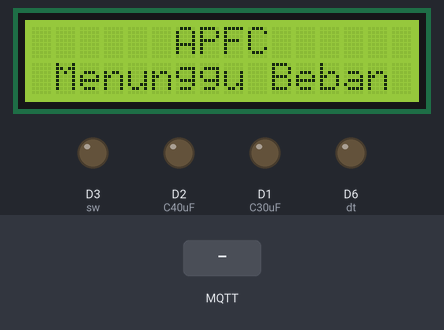
Recording of a sketch running on a simulated ESP8266 (NodeMCU). On the bench: 16×2 character LCD, output pins drawn as LEDs (lit = HIGH). Wiring (inferred from the names in the program): PCF8574 port expander at I2C address 0x20. The test bench sets the inputs (shaded band). WiFi joins after 1.5 s; servers stay silent unless stated; storage starts empty; random numbers use the default seed unless the sketch sets one; no MQTT or app messages arrive unless stated; what the sketch prints to the serial monitor is not drawn.

Above: at 6.0 s.
6.1 s: MQTT message "5" arrives on the first subscribed topic
At 6.6 s:
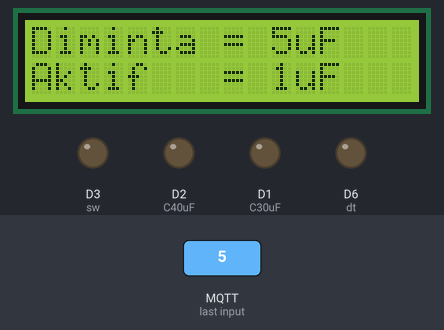
9.1 s: MQTT message "/yusni/data/c/" arrives on the first subscribed topic
At 10.9 s:
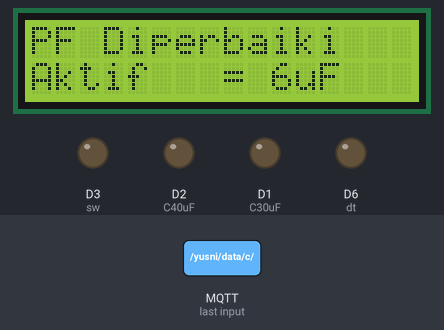
11.2 s: MQTT message "5" arrives on the second subscribed topic
At 11.8 s:
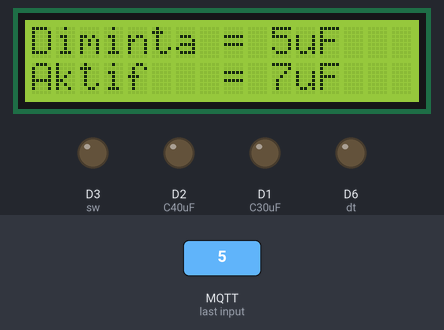
13.4 s: MQTT message "0" arrives on the first subscribed topic
At 14.0 s:
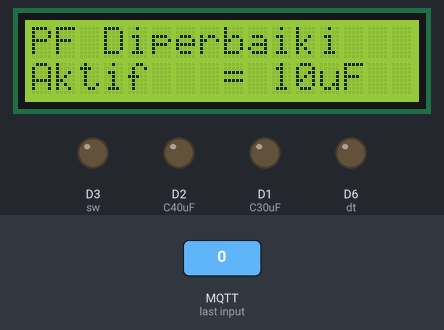
16.4 s: MQTT message "/yusni/data/c/" arrives on the second subscribed topic
Timing chart, 0 to 19.4 s (numbered marks = the images above; inputs shaded):
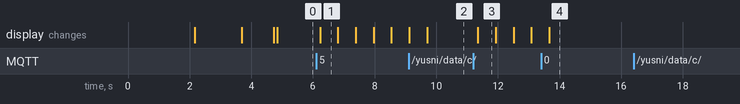

Measured:
- after the input at 16.4 s, every drawn part: stays the same
- what the display in image 1 shows lasts 0.6 s, from 6.2 s to 6.8 s

The sketch:

CapacitorMQTTLCDWiFiManager.ino
```cpp
#include <FS.h>
//#include <SPIFFS.h>
#include <ESP8266WiFi.h>
#include <PubSubClient.h>
#include <DNSServer.h>
#include <ESP8266WebServer.h>
#include <WiFiManager.h>          //https://github.com/tzapu/WiFiManager
#include <ArduinoJson.h>          //https://github.com/bblanchon/ArduinoJson

#include <Wire.h>
#include <LiquidCrystal_PCF8574.h>
#include "PCF8574.h"

WiFiClient wifiClient;
PubSubClient client(wifiClient);


float pf;
int CuF=0;
int a = 0;
char mqtt_server[40];
char mqtt_port[6];
char MQTT_USER[34];
char MQTT_PASSWORD[34];

#define MQTT_SERIAL_PUBLISH_CH "/yusni/kirim/serial/"
#define MQTT_SERIAL_RECEIVER_CH "/yusni/terima/serial/"

#define MQTT_V_PUBLISH_CH "/yusni/data/V/"
#define MQTT_I_PUBLISH_CH "/yusni/data/I/"
#define MQTT_PF_PUBLISH_CH "/yusni/data/PF/"
#define MQTT_P_PUBLISH_CH "/yusni/data/W/"
#define MQTT_DEG_PUBLISH_CH "/yusni/data/SUDUT/"
#define MQTT_S_PUBLISH_CH "/yusni/data/VA/"
#define MQTT_Q_PUBLISH_CH "/yusni/data/VAR/"
#define MQTT_C_PUBLISH_CH "/yusni/data/C/"
#define MQTT_L_PUBLISH_CH "/yusni/data/L/"
#define MQTT_LL_PUBLISH_CH "/yusni/kirim/LAGLEAD/"
#define MQTT_CAKTIF_PUBLISH_CH "/yusni/data/caktif/"

#define CAP 0x20 // alamat i2c
#define LCD 0x27 // alamat i2c
#define C1uF P0
#define C2uF P1
#define C3uF P2
#define C4uF P3
#define C10uF P4
#define C15uF P5
#define C20uF P6
#define C20uF P7
#define C30uF D1
#define C40uF D2
#define sw    D3
#define sda   d4
#define scl   d5
#define dt    D6
#define clk    D7
LiquidCrystal_PCF8574 lcd(LCD);
PCF8574 Cap(CAP);

//flag for saving data
bool shouldSaveConfig = true;
//callback notifying us of the need to save config
void saveConfigCallback () {
  Serial.println("Should save config");
  shouldSaveConfig = true;
}

int c[146]={
0b0000000000,0b0000000001,
0b0000000010,0b0000000100,0b0000001000,0b0000001001,0b0000001010,0b0000001100,0b0000001101,0b0000001110,
0b0000001111,0b0000010001,0b0000010010,0b0000010100,0b0000011000,0b0000100000,0b0000100001,0b0000100010,
0b0000100100,0b0000101000,0b0001000000,0b0001000001,0b0001000010,0b0001000100,0b0001001000,0b0001001001,
0b0001001010,0b0001001100,0b0001001101,0b0001001110,0b0100000000,0b0100000001,0b0100000010,0b0100000100,
0b0100001000,0b0100001001,0b0100001010,0b0100001100,0b0100001101,0b0100001110,0b1000000000,0b1000000001,
0b1000000010,0b1000000100,0b1000001000,0b1000001001,0b1000001010,0b1000001100,0b1000001101,0b1000001110,
0b1000010000,0b1000010001,0b1000010010,0b1000010100,0b1000011000,0b1000011001,0b1000011010,0b1000011100,
0b1000011101,0b1000011110,0b1010000000,0b1010000001,0b1010000010,0b1010000100,0b1010001000,0b1010001001,
0b1010001010,0b1010001100,0b1010001101,0b1010001110,0b1100000000,0b1100000001,0b1100000010,0b1100000100,
0b1100001000,0b1100001001,0b1100001010,0b1100001100,0b1100001101,0b1100001110,0b1011000000,0b1011000001,
0b1011000010,0b1011000100,0b1011001000,0b1011001001,0b1011001010,0b1011001100,0b1011001101,0b1011001110,
0b1110000000,0b1110000001,0b1110000010,0b1110000100,0b1110001000,0b1110001001,0b1110001010,0b1110001100,
0b1110001101,0b1110001110,0b1110010000,0b1110010001,0b1110010010,0b1110010100,0b1110011000,0b1110011001,
0b1110011010,0b1110011100,0b1110011101,0b1110011110,0b1111000000,0b1111000001,0b1111000010,0b1111000100,
0b1111001000,0b1111001001,0b1111001010,0b1111001100,0b1111001101,0b1111001110,0b1111010000,0b1111010001,
0b1111010010,0b1111010100,0b1111011000,0b1111011001,0b1111011010,0b1111011100,0b1111011101,0b1111011110,
0b1111100110,0b1111101010,0b1111101100,0b1111101101,0b1111101110,0b1111110000,0b1111110001,0b1111110010,
0b1111110100,0b1111111000,0b1111111001,0b1111111010,0b1111111100,0b1111111101,0b1111111110,0b1111111111};
int show;


void connectmqtt() {
  // Loop until we're reconnected
int i=5;
  while (!client.connected()) {
    Serial.print("Attempting MQTT connection...");
  lcd.clear();
    lcd.print("MQTT Connecting...");
    // Create a random client ID
    String clientId = "CapacitorBank-";
    clientId += String(random(0xffff), HEX);
    // Attempt to connect
    if (client.connect(clientId.c_str(),MQTT_USER,MQTT_PASSWORD)) {
      Serial.print("success, rc=");
      Serial.print(client.state());
      Serial.println(" connected");
      lcd.clear();
      lcd.print("MQTT Connected");

    //Once connected, publish an announcement...
      client.publish("/ic/presence/cap/", "Kapasitor Bank Aktif");
      // ... and resubscribe
      client.subscribe(MQTT_C_PUBLISH_CH);
      client.subscribe(MQTT_SERIAL_RECEIVER_CH);
    } else {
      Serial.print("failed, rc=");
      Serial.print(client.state());
      Serial.println(" try again in 5 seconds");
      Serial.print("restarting in ");
      lcd.clear();
      lcd.print("Connecting again....");
      lcd.setCursor(0,1);
      lcd.print("restarting in ");
      i=i-1;
      lcd.print(i);
      Serial.println(i);
      if(i==0){delay(1000); ESP.restart(); delay(3000);}

      // Wait 5 seconds before retrying
      delay(5000);
    }
  }
}
void autoconnectmqtt(){
if (client.state()!=0){//!client.connected()) {
    //WiFi.status() == 3
    Serial.println("MQTT disconnected");
    pasangkapasitor(0);
  lcd.clear();
    lcd.print("MQTT Terputus");
    client.setServer(mqtt_server, atoi(mqtt_port));
    client.setCallback(callback);
    connectmqtt();
  }
}


void callback(char* topic, byte *payload, unsigned int length) {
    Serial.println("-------pesan baru dari broker-----");
    Serial.print("channel:");
    Serial.println(topic);
    Serial.print("data:");
    Serial.write(payload, length);
    Serial.println();
//if(strcmp(topic,"/yusni/data/pf/")){
//  payload[length]='\0';
//  String s= String((char*)payload);
//  pf=s.toFloat();
//      Serial.print("PF: ");
//    Serial.print(pf);
//    Serial.println();}
if(strcmp(topic,"/yusni/data/c/")){
  payload[length]='\0';
  String s= String((char*)payload);
  CuF=s.toInt();
      Serial.print("C: ");
    Serial.print(CuF);
    Serial.println();}
}
void pasangkapasitor(int nilai){

  //nilai 0~145
int n=c[nilai];
//  lcd.setCursor(0,1);
//  lcd.print(n,BIN);

int np=n>>8;


//Serial.print(np,BIN);
//Serial.print(", ");

int nw;
if(np==0b00){
  nw=n-0b0000000000;
  digitalWrite(C40uF,LOW);
  digitalWrite(C30uF,LOW);}
if(np==0b01){
  nw=n-0b0100000000;
  digitalWrite(C40uF,LOW);
  digitalWrite(C30uF,HIGH);}
if(np==0b10){
  nw=n-0b1000000000;
  digitalWrite(C40uF,HIGH);
  digitalWrite(C30uF,LOW);}
if(np==0b11){
  nw=n-0b1100000000;
  digitalWrite(C40uF,HIGH);
  digitalWrite(C30uF,HIGH);}
//Serial.println(nw,BIN);
    Wire.begin(D4,D5);
Wire.beginTransmission(0x20);
Wire.write(nw);
Wire.endTransmission();
}


void setup() {
  int error;
  Serial.begin(115200);
  Serial.println();
  Serial.println("LCD...");
  while (! Serial);
  Serial.println("Dose: check for LCD");
  // See http://playground.arduino.cc/Main/I2cScanner
  Wire.begin(D4,D5);
  pasangkapasitor(0);
  Wire.beginTransmission(LCD);
  error = Wire.endTransmission();
  Serial.print("Error: ");
  Serial.print(error);

  if (error == 0) {
    Serial.println(": LCD found.");

  } else {
    Serial.println(": LCD not found.");
  } // if

  lcd.begin(16, 2); // initialize the lcd
  pinMode(sw,OUTPUT);
  pinMode(dt,OUTPUT);
  pinMode(clk,OUTPUT);
  pinMode(C30uF,OUTPUT);
  pinMode(C40uF,OUTPUT);

  Wire.begin(D4,D5);
  lcd.setBacklight(255);
  lcd.clear();
  lcd.setCursor(3,0);
  lcd.print("M. Yusni M.");
  lcd.setCursor(0,1);
  lcd.print("  Mekatronika  ");
  delay(2000);


  //read configuration from FS json
  Serial.println("mounting FS...");
  SPIFFS.begin();

  if (SPIFFS.begin()) {
    Serial.println("mounted file system");
    if (SPIFFS.exists("/config.json")) {
      //file exists, reading and loading
      Serial.println("reading config file");
      File configFile = SPIFFS.open("/config.json", "r");
      if (configFile) {
        Serial.println("opened config file");
        size_t size = configFile.size();
        // Allocate a buffer to store contents of the file.
        std::unique_ptr<char[]> buf(new char[size]);

        configFile.readBytes(buf.get(), size);
        DynamicJsonBuffer jsonBuffer;
        JsonObject& json = jsonBuffer.parseObject(buf.get());
        json.printTo(Serial);
        if (json.success()) {
          Serial.println("\nparsed json");

          strcpy(mqtt_server, json["mqtt_server"]);
          strcpy(mqtt_port, json["mqtt_port"]);
          strcpy(MQTT_USER, json["MQTT_USER"]);
          strcpy(MQTT_PASSWORD, json["MQTT_PASSWORD"]);

        } else {
          Serial.println("failed to load json config");
        }
      }
    }
  } else {
    Serial.println("failed to mount FS");
  }
  //end read


  // The extra parameters to be configured (can be either global or just in the setup)
  // After connecting, parameter.getValue() will get you the configured value
  // id/name placeholder/prompt default length
  WiFiManagerParameter custom_mqtt_server("mqtt_server", "mqtt_server", mqtt_server, 40);
  WiFiManagerParameter custom_mqtt_port("mqtt_port", "mqtt_port", mqtt_port, 6);
  WiFiManagerParameter custom_MQTT_USER("MQTT User", "MQTT User", MQTT_USER, 32);
  WiFiManagerParameter custom_MQTT_PASSWORD("MQTT Password", "MQTT Password", MQTT_PASSWORD, 32);

  //WiFiManager
  //Local intialization. Once its business is done, there is no need to keep it around
  WiFiManager wifiManager;

  //set config save notify callback
  wifiManager.setSaveConfigCallback(saveConfigCallback);

  //set static ip
  //wifiManager.setSTAStaticIPConfig(IPAddress(10,0,1,99), IPAddress(10,0,1,1), IPAddress(255,255,255,0));

  //add all your parameters here
  wifiManager.addParameter(&custom_mqtt_server);
  wifiManager.addParameter(&custom_mqtt_port);
  wifiManager.addParameter(&custom_MQTT_USER);
  wifiManager.addParameter(&custom_MQTT_PASSWORD);

    lcd.clear();
    lcd.print("AP Mode:");
  lcd.setCursor(0,1);
    lcd.print("Capacitor Bank");

  //reset settings - for testing
  //wifiManager.resetSettings();

  //set minimu quality of signal so it ignores AP's under that quality
  //defaults to 8%
  //wifiManager.setMinimumSignalQuality();

  //sets timeout until configuration portal gets turned off
  //useful to make it all retry or go to sleep
  //in seconds
  //wifiManager.setTimeout(120);

  //fetches ssid and pass and tries to connect
  //if it does not connect it starts an access point with the specified name
  //here  "AutoConnectAP"
  //and goes into a blocking loop awaiting configuration
  if (!wifiManager.autoConnect("Capacitor Bank", "G42")) {
    Serial.println("failed to connect and hit timeout");

    delay(3000);
    //reset and try again, or maybe put it to deep sleep
    ESP.restart();
    delay(5000);
  }

  //if you get here you have connected to the WiFi
  Serial.println("connected...yeey :)");
    lcd.clear();
    lcd.print("WiFi Connected");
    lcd.setCursor(0,1);
    lcd.print("IP: ");
    lcd.print(WiFi.localIP());
    delay(1000);
  //read updated parameters
  strcpy(mqtt_server, custom_mqtt_server.getValue());
  strcpy(mqtt_port, custom_mqtt_port.getValue());
  strcpy(MQTT_USER, custom_MQTT_USER.getValue());
  strcpy(MQTT_PASSWORD, custom_MQTT_PASSWORD.getValue());

  //save the custom parameters to FS
  if (shouldSaveConfig) {
    Serial.println("saving config");
    DynamicJsonBuffer jsonBuffer;
    JsonObject& json = jsonBuffer.createObject();
    json["mqtt_server"] = mqtt_server;
    json["mqtt_port"] = mqtt_port;
    json["MQTT_USER"] = MQTT_USER;
    json["MQTT_PASSWORD"] = MQTT_PASSWORD;
    File configFile = SPIFFS.open("/config.json", "w");
    if (!configFile) {
      Serial.println("failed to open config file for writing");
    }
    json.printTo(Serial);
    json.printTo(configFile);
    configFile.close();
    //end save
  }

  Serial.println("local ip");
  Serial.println(WiFi.localIP());
  Serial.println();
  Serial.print("mqtt_server: ");
  Serial.print(mqtt_server);
  Serial.println();
  Serial.print("mqtt_port: ");
  Serial.print(mqtt_port);
  Serial.println();
  Serial.print("MQTT User: ");
  Serial.print(MQTT_USER);
  Serial.println();
  Serial.print("MQTT Password: ");
  Serial.print(MQTT_PASSWORD);
  Serial.println("%");

  //WiFi.disconnect(true); //erases store credentially
  //SPIFFS.format();  //erases stored values
  Serial.println("Done");
    delay(8);
  client.setServer(mqtt_server, atoi(mqtt_port));
  client.setCallback(callback);
  connectmqtt();

}

void loop() {
  client.setCallback(callback);
  lcd.clear();
autoconnectmqtt();
   //uF
Serial.println(CuF);
if(CuF>0){
a++;
if(a<=0){a=0;}
if(a>145){a=145;}
pasangkapasitor(a);
lcd.setCursor(0,0);
lcd.print("Diminta = ");
lcd.print(CuF);
lcd.print("uF");
lcd.setCursor(0,1);
lcd.print("Aktif   = ");
lcd.print(a);
lcd.print("uF");
delay(500);
}
if(CuF<0){
a--;
if(a<=0){a=0;}
if(a>145){a=145;}
pasangkapasitor(a);

lcd.setCursor(0,0);
lcd.print("Diminta = ");
lcd.print(CuF);
lcd.print("uF");
lcd.setCursor(0,1);
lcd.print("Aktif   = ");
lcd.print(a);
lcd.print("uF");
client.publish(MQTT_CAKTIF_PUBLISH_CH, String(a).c_str());
delay(500);
}

if(CuF==0){
a=a;
if(a!=0){
lcd.clear();
lcd.setCursor(0,0);
lcd.print("PF Diperbaiki");
lcd.setCursor(0,1);
lcd.print("Aktif   = ");
lcd.print(a);
lcd.print("uF");

client.publish(MQTT_CAKTIF_PUBLISH_CH, String(a).c_str());
}
if(a==0){
lcd.clear();
lcd.setCursor(0,0);
lcd.print("      APFC      ");
lcd.setCursor(0,1);
lcd.print(" Menunggu Beban ");

client.publish(MQTT_CAKTIF_PUBLISH_CH, String(a).c_str());

}

}

client.publish(MQTT_CAKTIF_PUBLISH_CH, String(a).c_str());

 // lcd.setCursor(0,0);
 // lcd.print(a);
 // lcd.print(" uF");
  client.loop();
  delay(50);


///////////////////////////////////////////////////////////////////////

//Uncomment these lines of code if you want to reset the device
//It could be linked to a physical reset button on the device and set
//to trigger the next 3 lines of code.
  //WiFi.disconnect(true); //erases store credentially
  //SPIFFS.format();  //erases stored values
  //ESP.restart();
///////////////////////////////////////////////////////////////////////

}
```
